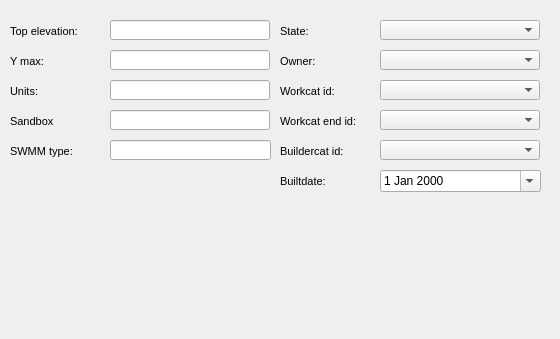
     <widget class="QWidget" name="page_5">
      <property name="geometry">
       <rect>
        <x>0</x>
        <y>0</y>
        <width>560</width>
        <height>339</height>
       </rect>
      </property>
      <attribute name="label">
       <string>Basic information</string>
      </attribute>
      <widget class="QLabel" name="label_builtdate">
       <property name="geometry">
        <rect>
         <x>280</x>
         <y>170</y>
         <width>90</width>
         <height>22</height>
        </rect>
       </property>
       <property name="font">
        <font>
         <pointsize>8</pointsize>
        </font>
       </property>
       <property name="frameShape">
        <enum>QFrame::NoFrame</enum>
       </property>
       <property name="frameShadow">
        <enum>QFrame::Plain</enum>
       </property>
       <property name="text">
        <string>Builtdate:</string>
       </property>
       <property name="textFormat">
        <enum>Qt::AutoText</enum>
       </property>
       <property name="scaledContents">
        <bool>false</bool>
       </property>
       <property name="margin">
        <number>3</number>
       </property>
      </widget>
      <widget class="QComboBox" name="state">
       <property name="geometry">
        <rect>
         <x>380</x>
         <y>20</y>
         <width>160</width>
         <height>20</height>
        </rect>
       </property>
      </widget>
      <widget class="QDateEdit" name="builtdate">
       <property name="geometry">
        <rect>
         <x>380</x>
         <y>170</y>
         <width>161</width>
         <height>22</height>
        </rect>
       </property>
       <property name="calendarPopup">
        <bool>true</bool>
       </property>
      </widget>
      <widget class="QComboBox" name="workcat_id_end">
       <property name="geometry">
        <rect>
         <x>380</x>
         <y>110</y>
         <width>160</width>
         <height>20</height>
        </rect>
       </property>
      </widget>
      <widget class="QLabel" name="label_workcat_id_end">
       <property name="geometry">
        <rect>
         <x>280</x>
         <y>110</y>
         <width>90</width>
         <height>22</height>
        </rect>
       </property>
       <property name="font">
        <font>
         <pointsize>8</pointsize>
        </font>
       </property>
       <property name="frameShape">
        <enum>QFrame::NoFrame</enum>
       </property>
       <property name="frameShadow">
        <enum>QFrame::Plain</enum>
       </property>
       <property name="text">
        <string>Workcat end id:</string>
       </property>
       <property name="textFormat">
        <enum>Qt::AutoText</enum>
       </property>
       <property name="scaledContents">
        <bool>false</bool>
       </property>
       <property name="margin">
        <number>3</number>
       </property>
      </widget>
      <widget class="QLabel" name="label_buildercat_id">
       <property name="geometry">
        <rect>
         <x>280</x>
         <y>140</y>
         <width>90</width>
         <height>22</height>
        </rect>
       </property>
       <property name="font">
        <font>
         <pointsize>8</pointsize>
        </font>
       </property>
       <property name="frameShape">
        <enum>QFrame::NoFrame</enum>
       </property>
       <property name="frameShadow">
        <enum>QFrame::Plain</enum>
       </property>
       <property name="text">
        <string>Buildercat id:</string>
       </property>
       <property name="textFormat">
        <enum>Qt::AutoText</enum>
       </property>
       <property name="scaledContents">
        <bool>false</bool>
       </property>
       <property name="margin">
        <number>3</number>
       </property>
      </widget>
      <widget class="QComboBox" name="buildercat_id">
       <property name="geometry">
        <rect>
         <x>380</x>
         <y>140</y>
         <width>160</width>
         <height>20</height>
        </rect>
       </property>
      </widget>
      <widget class="QComboBox" name="workcat_id">
       <property name="geometry">
        <rect>
         <x>380</x>
         <y>80</y>
         <width>160</width>
         <height>20</height>
        </rect>
       </property>
      </widget>
      <widget class="QLabel" name="label_ymax">
       <property name="geometry">
        <rect>
         <x>10</x>
         <y>50</y>
         <width>90</width>
         <height>22</height>
        </rect>
       </property>
       <property name="font">
        <font>
         <pointsize>8</pointsize>
        </font>
       </property>
       <property name="frameShape">
        <enum>QFrame::NoFrame</enum>
       </property>
       <property name="frameShadow">
        <enum>QFrame::Plain</enum>
       </property>
       <property name="text">
        <string>Y max:</string>
       </property>
       <property name="margin">
        <number>3</number>
       </property>
      </widget>
      <widget class="QLineEdit" name="ymax">
       <property name="geometry">
        <rect>
         <x>110</x>
         <y>50</y>
         <width>160</width>
         <height>20</height>
        </rect>
       </property>
      </widget>
      <widget class="QLabel" name="label_top_elev">
       <property name="geometry">
        <rect>
         <x>10</x>
         <y>20</y>
         <width>90</width>
         <height>22</height>
        </rect>
       </property>
       <property name="font">
        <font>
         <pointsize>8</pointsize>
        </font>
       </property>
       <property name="frameShape">
        <enum>QFrame::NoFrame</enum>
       </property>
       <property name="frameShadow">
        <enum>QFrame::Plain</enum>
       </property>
       <property name="text">
        <string>Top elevation:</string>
       </property>
       <property name="margin">
        <number>3</number>
       </property>
      </widget>
      <widget class="QLabel" name="label_workcat_id">
       <property name="geometry">
        <rect>
         <x>280</x>
         <y>80</y>
         <width>90</width>
         <height>22</height>
        </rect>
       </property>
       <property name="font">
        <font>
         <pointsize>8</pointsize>
        </font>
       </property>
       <property name="frameShape">
        <enum>QFrame::NoFrame</enum>
       </property>
       <property name="frameShadow">
        <enum>QFrame::Plain</enum>
       </property>
       <property name="text">
        <string>Workcat id:</string>
       </property>
       <property name="textFormat">
        <enum>Qt::AutoText</enum>
       </property>
       <property name="scaledContents">
        <bool>false</bool>
       </property>
       <property name="margin">
        <number>3</number>
       </property>
      </widget>
      <widget class="QLabel" name="label_state">
       <property name="geometry">
        <rect>
         <x>280</x>
         <y>20</y>
         <width>90</width>
         <height>22</height>
        </rect>
       </property>
       <property name="font">
        <font>
         <pointsize>8</pointsize>
        </font>
       </property>
       <property name="frameShape">
        <enum>QFrame::NoFrame</enum>
       </property>
       <property name="frameShadow">
        <enum>QFrame::Plain</enum>
       </property>
       <property name="text">
        <string>State:</string>
       </property>
       <property name="textFormat">
        <enum>Qt::AutoText</enum>
       </property>
       <property name="scaledContents">
        <bool>false</bool>
       </property>
       <property name="margin">
        <number>3</number>
       </property>
      </widget>
      <widget class="QLineEdit" name="top_elev">
       <property name="geometry">
        <rect>
         <x>110</x>
         <y>20</y>
         <width>160</width>
         <height>20</height>
        </rect>
       </property>
      </widget>
      <widget class="QComboBox" name="ownercat_id">
       <property name="geometry">
        <rect>
         <x>380</x>
         <y>50</y>
         <width>160</width>
         <height>20</height>
        </rect>
       </property>
      </widget>
      <widget class="QLabel" name="label_owner">
       <property name="geometry">
        <rect>
         <x>280</x>
         <y>50</y>
         <width>90</width>
         <height>22</height>
        </rect>
       </property>
       <property name="font">
        <font>
         <pointsize>8</pointsize>
        </font>
       </property>
       <property name="frameShape">
        <enum>QFrame::NoFrame</enum>
       </property>
       <property name="frameShadow">
        <enum>QFrame::Plain</enum>
       </property>
       <property name="text">
        <string>Owner:</string>
       </property>
       <property name="textFormat">
        <enum>Qt::AutoText</enum>
       </property>
       <property name="scaledContents">
        <bool>false</bool>
       </property>
       <property name="margin">
        <number>3</number>
       </property>
      </widget>
      <widget class="QLabel" name="label_sandbox">
       <property name="geometry">
        <rect>
         <x>10</x>
         <y>110</y>
         <width>90</width>
         <height>22</height>
        </rect>
       </property>
       <property name="font">
        <font>
         <pointsize>8</pointsize>
        </font>
       </property>
       <property name="frameShape">
        <enum>QFrame::NoFrame</enum>
       </property>
       <property name="frameShadow">
        <enum>QFrame::Plain</enum>
       </property>
       <property name="text">
        <string>Sandbox</string>
       </property>
       <property name="margin">
        <number>3</number>
       </property>
      </widget>
      <widget class="QLineEdit" name="sandbox">
       <property name="geometry">
        <rect>
         <x>110</x>
         <y>110</y>
         <width>160</width>
         <height>20</height>
        </rect>
       </property>
      </widget>
      <widget class="QLabel" name="label_units">
       <property name="geometry">
        <rect>
         <x>10</x>
         <y>80</y>
         <width>90</width>
         <height>22</height>
        </rect>
       </property>
       <property name="font">
        <font>
         <pointsize>8</pointsize>
        </font>
       </property>
       <property name="frameShape">
        <enum>QFrame::NoFrame</enum>
       </property>
       <property name="frameShadow">
        <enum>QFrame::Plain</enum>
       </property>
       <property name="text">
        <string>Units:</string>
       </property>
       <property name="margin">
        <number>3</number>
       </property>
      </widget>
      <widget class="QLineEdit" name="units">
       <property name="geometry">
        <rect>
         <x>110</x>
         <y>80</y>
         <width>160</width>
         <height>20</height>
        </rect>
       </property>
      </widget>
      <widget class="QLabel" name="label_gratecat_type">
       <property name="geometry">
        <rect>
         <x>10</x>
         <y>140</y>
         <width>90</width>
         <height>22</height>
        </rect>
       </property>
       <property name="font">
        <font>
         <pointsize>8</pointsize>
        </font>
       </property>
       <property name="frameShape">
        <enum>QFrame::NoFrame</enum>
       </property>
       <property name="frameShadow">
        <enum>QFrame::Plain</enum>
       </property>
       <property name="text">
        <string>SWMM type:</string>
       </property>
       <property name="textFormat">
        <enum>Qt::AutoText</enum>
       </property>
       <property name="scaledContents">
        <bool>false</bool>
       </property>
       <property name="alignment">
        <set>Qt::AlignLeading|Qt::AlignLeft|Qt::AlignVCenter</set>
       </property>
       <property name="margin">
        <number>3</number>
       </property>
      </widget>
      <widget class="QLineEdit" name="cat_grate_type">
       <property name="geometry">
        <rect>
         <x>110</x>
         <y>140</y>
         <width>161</width>
         <height>20</height>
        </rect>
       </property>
       <property name="font">
        <font>
         <pointsize>8</pointsize>
         <italic>true</italic>
        </font>
       </property>
       <property name="text">
        <string/>
       </property>
      </widget>
     </widget>
